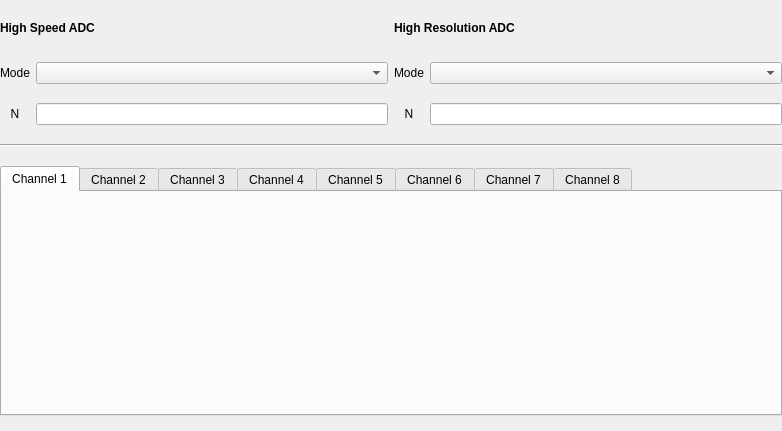
<?xml version="1.0" encoding="UTF-8"?>
<ui version="4.0">
 <class>keysight_e5270b_config</class>
 <widget class="QWidget" name="keysight_e5270b_config">
  <property name="geometry">
   <rect>
    <x>0</x>
    <y>0</y>
    <width>782</width>
    <height>431</height>
   </rect>
  </property>
  <property name="windowTitle">
   <string>Form</string>
  </property>
  <layout class="QGridLayout" name="gridLayout">
   <property name="leftMargin">
    <number>0</number>
   </property>
   <property name="topMargin">
    <number>0</number>
   </property>
   <property name="rightMargin">
    <number>0</number>
   </property>
   <property name="bottomMargin">
    <number>0</number>
   </property>
   <item row="1" column="2" colspan="2">
    <widget class="QLabel" name="label_10">
     <property name="maximumSize">
      <size>
       <width>16777215</width>
       <height>30</height>
      </size>
     </property>
     <property name="font">
      <font>
       <pointsize>9</pointsize>
       <weight>75</weight>
       <bold>true</bold>
      </font>
     </property>
     <property name="text">
      <string>High Resolution ADC</string>
     </property>
    </widget>
   </item>
   <item row="2" column="1">
    <widget class="QComboBox" name="comboBox_highSpeedMode"/>
   </item>
   <item row="3" column="1">
    <widget class="QLineEdit" name="lineEdit_highSpeedPLC"/>
   </item>
   <item row="2" column="0">
    <widget class="QLabel" name="label_speedMode">
     <property name="text">
      <string>Mode</string>
     </property>
    </widget>
   </item>
   <item row="3" column="3">
    <widget class="QLineEdit" name="lineEdit_highResPLC"/>
   </item>
   <item row="3" column="0">
    <widget class="QLabel" name="label_speedPLC">
     <property name="text">
      <string>N</string>
     </property>
     <property name="alignment">
      <set>Qt::AlignCenter</set>
     </property>
    </widget>
   </item>
   <item row="2" column="2">
    <widget class="QLabel" name="label_resMode">
     <property name="text">
      <string>Mode</string>
     </property>
    </widget>
   </item>
   <item row="3" column="2">
    <widget class="QLabel" name="label_resPLC">
     <property name="layoutDirection">
      <enum>Qt::LeftToRight</enum>
     </property>
     <property name="text">
      <string>N</string>
     </property>
     <property name="alignment">
      <set>Qt::AlignCenter</set>
     </property>
    </widget>
   </item>
   <item row="2" column="3">
    <widget class="QComboBox" name="comboBox_highResMode"/>
   </item>
   <item row="1" column="0" colspan="2">
    <widget class="QLabel" name="label_9">
     <property name="maximumSize">
      <size>
       <width>16777215</width>
       <height>30</height>
      </size>
     </property>
     <property name="font">
      <font>
       <pointsize>9</pointsize>
       <weight>75</weight>
       <bold>true</bold>
      </font>
     </property>
     <property name="text">
      <string>High Speed ADC</string>
     </property>
    </widget>
   </item>
   <item row="4" column="0" colspan="4">
    <widget class="Line" name="line_2">
     <property name="orientation">
      <enum>Qt::Horizontal</enum>
     </property>
    </widget>
   </item>
   <item row="5" column="0" colspan="4">
    <widget class="QTabWidget" name="tabWidget">
     <property name="maximumSize">
      <size>
       <width>16777215</width>
       <height>250</height>
      </size>
     </property>
     <property name="currentIndex">
      <number>0</number>
     </property>
     <widget class="QWidget" name="channel1">
      <attribute name="title">
       <string>Channel 1</string>
      </attribute>
      <layout class="QGridLayout" name="gridLayout_2"/>
     </widget>
     <widget class="QWidget" name="channel2">
      <attribute name="title">
       <string>Channel 2</string>
      </attribute>
      <layout class="QGridLayout" name="gridLayout_3"/>
     </widget>
     <widget class="QWidget" name="channel3">
      <attribute name="title">
       <string>Channel 3</string>
      </attribute>
      <layout class="QGridLayout" name="gridLayout_4"/>
     </widget>
     <widget class="QWidget" name="channel4">
      <attribute name="title">
       <string>Channel 4</string>
      </attribute>
      <layout class="QGridLayout" name="gridLayout_5"/>
     </widget>
     <widget class="QWidget" name="channel5">
      <attribute name="title">
       <string>Channel 5</string>
      </attribute>
      <layout class="QGridLayout" name="gridLayout_6"/>
     </widget>
     <widget class="QWidget" name="channel6">
      <attribute name="title">
       <string>Channel 6</string>
      </attribute>
      <layout class="QGridLayout" name="gridLayout_7"/>
     </widget>
     <widget class="QWidget" name="channel7">
      <attribute name="title">
       <string>Channel 7</string>
      </attribute>
      <layout class="QGridLayout" name="gridLayout_8"/>
     </widget>
     <widget class="QWidget" name="channel8">
      <attribute name="title">
       <string>Channel 8</string>
      </attribute>
      <layout class="QGridLayout" name="gridLayout_9"/>
     </widget>
    </widget>
   </item>
  </layout>
 </widget>
 <tabstops>
  <tabstop>comboBox_highSpeedMode</tabstop>
  <tabstop>lineEdit_highSpeedPLC</tabstop>
  <tabstop>comboBox_highResMode</tabstop>
  <tabstop>lineEdit_highResPLC</tabstop>
 </tabstops>
 <resources/>
 <connections/>
</ui>
